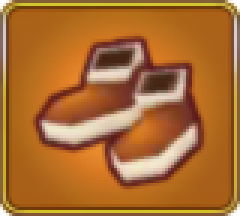
#> input picture data/Miner's Boots.png, 80 x 72 px (shown 3 times larger); its folder holds 4 pictures in this run
$ python imageExtraction.py
#> lines starting #> are read from the running program, lines starting #| are printed output that depends on the picture
import skimage
import matplotlib.pyplot as plt
from PIL import Image
from shapely.geometry import Point, Polygon
import numpy as np

testFiles = ["Miner's Boots", "Carpenter's Boots", "Paladin's Boots", "Paladin's Gauntlets",
             "Snowman Hands", "Miner's Mitts"]

for file in testFiles:
    fullImage = skimage.io.imread(f"../data/{file}.png")
#> fullImage is the input picture: shape (72, 80, 4); mean R, G, B, A 168.2, 105.5, 45.7, 251.3
    img = Image.fromarray(fullImage)
    w, h = img.size
#> w = 80; h = 72
    zoom = 4
    fullImage = np.array(img.resize((zoom*w, zoom*h), Image.LANCZOS))
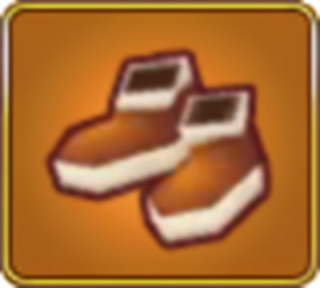
#> fullImage: shape (288, 320, 4); mean R, G, B, A 168.3, 105.4, 45.7, 251; transparent parts drawn white
    image = fullImage[..., 0]
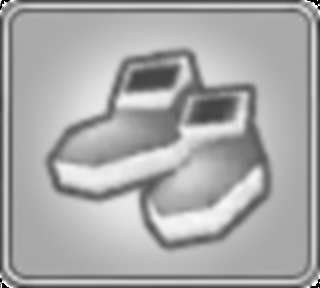
#> image: shape (288, 320); min 0, max 255, mean 168.3
    fix, ax = plt.subplots()
    contours = skimage.measure.find_contours(image, level=150)
#> contours = 23 point arrays, longest 1504 points
    poly = None
    maxindex = -1
    areamax = -1
    dis = 0.3
    for i in range(len(contours)):
        poly = Polygon(contours[i]).buffer(distance=dis)
        if poly.contains(Point(image.shape[0]/2, image.shape[1]/2)) and not \
                (poly.contains(Point(zoom*5, image.shape[1]/2))
                 and poly.contains(Point(image.shape[0]/2 - zoom*5, image.shape[1]/2))
                 and poly.contains(Point(image.shape[0]/2, zoom*5))
                 and poly.contains(Point(image.shape[0]/2, image.shape[1]/2 - zoom*5))):
            if poly.area > areamax:
                areamax = poly.area
                maxindex = i
#> this loop made 23 passes
#> (areamax, maxindex) on pass 11: (28939.7, 10)
#> after the loop, areamax = 28939.7; maxindex = 10
    contour = contours[maxindex]
#> contour = 841 pairs, first value 48.71 to 249.8, second value 45.08 to 271.5
    poly = Polygon(contour).buffer(distance=dis)

    for i in range(image.shape[0]):
        for j in range(image.shape[1]):
            p = Point(i, j)
            if not poly.contains_properly(p):
                fullImage[i][j] = (255, 255, 255, 0)
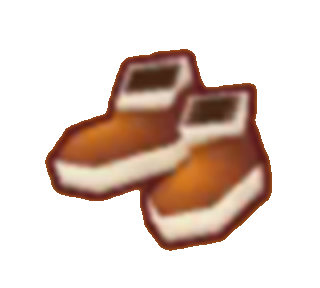
#> fullImage: shape (288, 320, 4); mean R, G, B, A 225.2, 209, 200.7, 80.1; transparent parts drawn white

    finished = Image.fromarray(fullImage).resize((w, h), Image.LANCZOS)
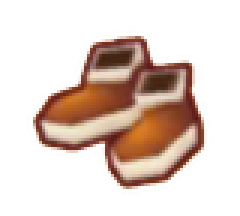
#> finished: PIL image 80x72 RGBA (shown 3 times larger); mean R, G, B, A 59.1, 37.4, 26.6, 80.1; transparent parts drawn white
    ax.imshow(finished)
    finished.save(f"../data/{file}_processed.png")
#> pass 2 of the loop `for file in testFiles:`:
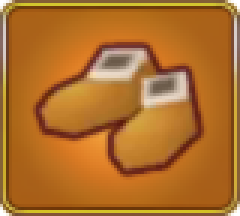
#> input picture data/Carpenter's Boots.png, 80 x 72 px (shown 3 times larger)
#> fullImage is the input picture: shape (72, 80, 4); mean R, G, B, A 172.6, 107.7, 38.7, 251.3
#> `image = fullImage[..., 0]`:
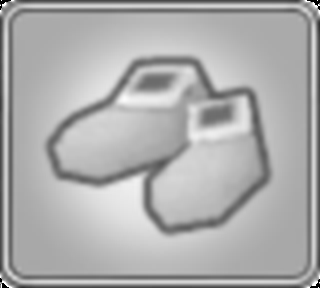
#> image: shape (288, 320); min 0, max 255, mean 172.7
#> contours = 24 items
#> the loop `for i in range(len(contours)):` made 24 passes
#> (areamax, maxindex) on pass 12: (25744.8, 11)
#> after the loop `for i in range(len(contours)):`: areamax = 25744.8; maxindex = 11
#> contour = 818 pairs, first value 56.5 to 234, second value 45.33 to 271.1
#> `finished = Image.fromarray(fullImage).resize((w, h), Image.LANCZOS)`:
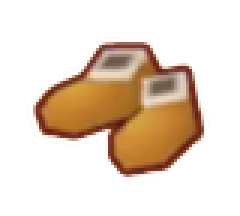
#> finished: PIL image 80x72 RGBA (shown 3 times larger); mean R, G, B, A 55.4, 35, 18.3, 71.2; transparent parts drawn white
#> pass 3 of the loop `for file in testFiles:`:
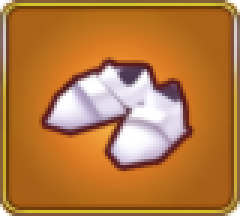
#> input picture data/Paladin's Boots.png, 80 x 72 px (shown 3 times larger)
#> fullImage is the input picture: shape (72, 80, 4); mean R, G, B, A 179, 118.3, 59.5, 251
#> `image = fullImage[..., 0]`:
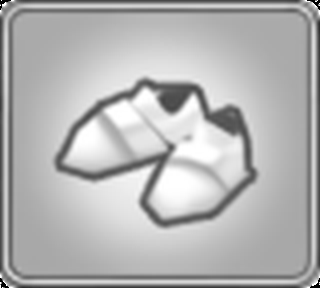
#> image: shape (288, 320); min 0, max 255, mean 179
#> the loop `for i in range(len(contours)):` made 24 passes
#> (areamax, maxindex) on pass 14: (18956.7, 13)
#> after the loop `for i in range(len(contours)):`: areamax = 18956.7; maxindex = 13
#> contour = 759 pairs, first value 78.25 to 227.1, second value 53.83 to 257.2
#> `finished = Image.fromarray(fullImage).resize((w, h), Image.LANCZOS)`:
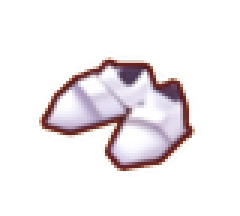
#> finished: PIL image 80x72 RGBA (shown 3 times larger); mean R, G, B, A 45.2, 36.2, 36.5, 52.4; transparent parts drawn white
#> (the run stopped early here; a loop or call above may not have finished)
